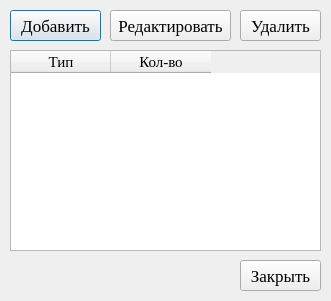
<?xml version="1.0" encoding="UTF-8"?>
<ui version="4.0">
 <class>Equipments</class>
 <widget class="QDialog" name="Equipments">
  <property name="geometry">
   <rect>
    <x>0</x>
    <y>0</y>
    <width>331</width>
    <height>301</height>
   </rect>
  </property>
  <property name="minimumSize">
   <size>
    <width>331</width>
    <height>301</height>
   </size>
  </property>
  <property name="maximumSize">
   <size>
    <width>331</width>
    <height>301</height>
   </size>
  </property>
  <property name="font">
   <font>
    <family>Times New Roman</family>
    <pointsize>13</pointsize>
   </font>
  </property>
  <property name="windowTitle">
   <string>Equipments</string>
  </property>
  <widget class="QPushButton" name="pushButton">
   <property name="geometry">
    <rect>
     <x>10</x>
     <y>10</y>
     <width>91</width>
     <height>31</height>
    </rect>
   </property>
   <property name="text">
    <string>Добавить</string>
   </property>
  </widget>
  <widget class="QPushButton" name="pushButton_2">
   <property name="geometry">
    <rect>
     <x>110</x>
     <y>10</y>
     <width>121</width>
     <height>31</height>
    </rect>
   </property>
   <property name="text">
    <string>Редактировать</string>
   </property>
  </widget>
  <widget class="QPushButton" name="pushButton_3">
   <property name="geometry">
    <rect>
     <x>240</x>
     <y>10</y>
     <width>81</width>
     <height>31</height>
    </rect>
   </property>
   <property name="text">
    <string>Удалить</string>
   </property>
  </widget>
  <widget class="QTableWidget" name="tableWidget">
   <property name="geometry">
    <rect>
     <x>10</x>
     <y>50</y>
     <width>311</width>
     <height>201</height>
    </rect>
   </property>
   <column>
    <property name="text">
     <string>Тип</string>
    </property>
    <property name="font">
     <font>
      <family>Times New Roman</family>
      <pointsize>11</pointsize>
     </font>
    </property>
   </column>
   <column>
    <property name="text">
     <string>Кол-во</string>
    </property>
    <property name="font">
     <font>
      <family>Times New Roman</family>
      <pointsize>11</pointsize>
     </font>
    </property>
   </column>
  </widget>
  <widget class="QPushButton" name="pushButton_4">
   <property name="geometry">
    <rect>
     <x>240</x>
     <y>260</y>
     <width>81</width>
     <height>31</height>
    </rect>
   </property>
   <property name="text">
    <string>Закрыть</string>
   </property>
  </widget>
 </widget>
 <resources/>
 <connections/>
</ui>
